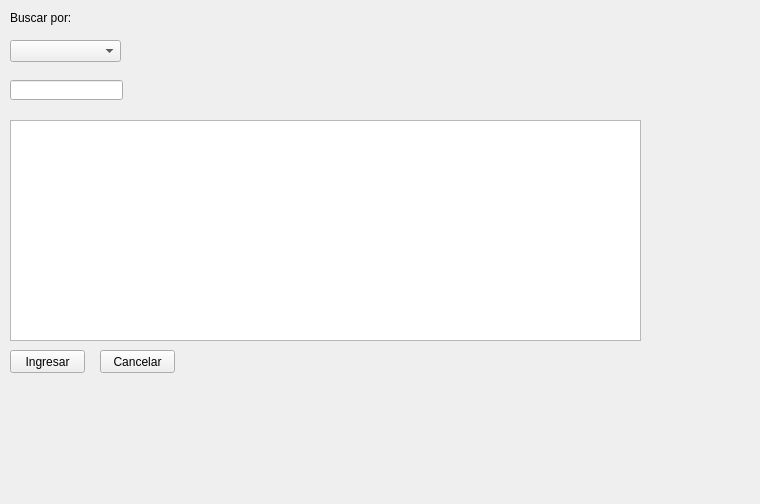
<?xml version="1.0" encoding="UTF-8"?>
<ui version="4.0">
 <class>ui_gremisionr_ver</class>
 <widget class="QWidget" name="ui_gremisionr_ver">
  <property name="geometry">
   <rect>
    <x>0</x>
    <y>0</y>
    <width>760</width>
    <height>504</height>
   </rect>
  </property>
  <property name="windowTitle">
   <string>Form</string>
  </property>
  <widget class="QPushButton" name="pushButton">
   <property name="geometry">
    <rect>
     <x>10</x>
     <y>350</y>
     <width>75</width>
     <height>23</height>
    </rect>
   </property>
   <property name="text">
    <string>Ingresar</string>
   </property>
  </widget>
  <widget class="QComboBox" name="comboBox">
   <property name="geometry">
    <rect>
     <x>10</x>
     <y>40</y>
     <width>111</width>
     <height>22</height>
    </rect>
   </property>
  </widget>
  <widget class="QPushButton" name="pushButton_2">
   <property name="geometry">
    <rect>
     <x>100</x>
     <y>350</y>
     <width>75</width>
     <height>23</height>
    </rect>
   </property>
   <property name="text">
    <string>Cancelar</string>
   </property>
  </widget>
  <widget class="QTableView" name="tableView">
   <property name="geometry">
    <rect>
     <x>10</x>
     <y>120</y>
     <width>631</width>
     <height>221</height>
    </rect>
   </property>
  </widget>
  <widget class="QLabel" name="label">
   <property name="geometry">
    <rect>
     <x>10</x>
     <y>10</y>
     <width>61</width>
     <height>16</height>
    </rect>
   </property>
   <property name="text">
    <string>Buscar por:</string>
   </property>
  </widget>
  <widget class="QLineEdit" name="lineEdit">
   <property name="geometry">
    <rect>
     <x>10</x>
     <y>80</y>
     <width>113</width>
     <height>20</height>
    </rect>
   </property>
  </widget>
 </widget>
 <resources/>
 <connections/>
</ui>
